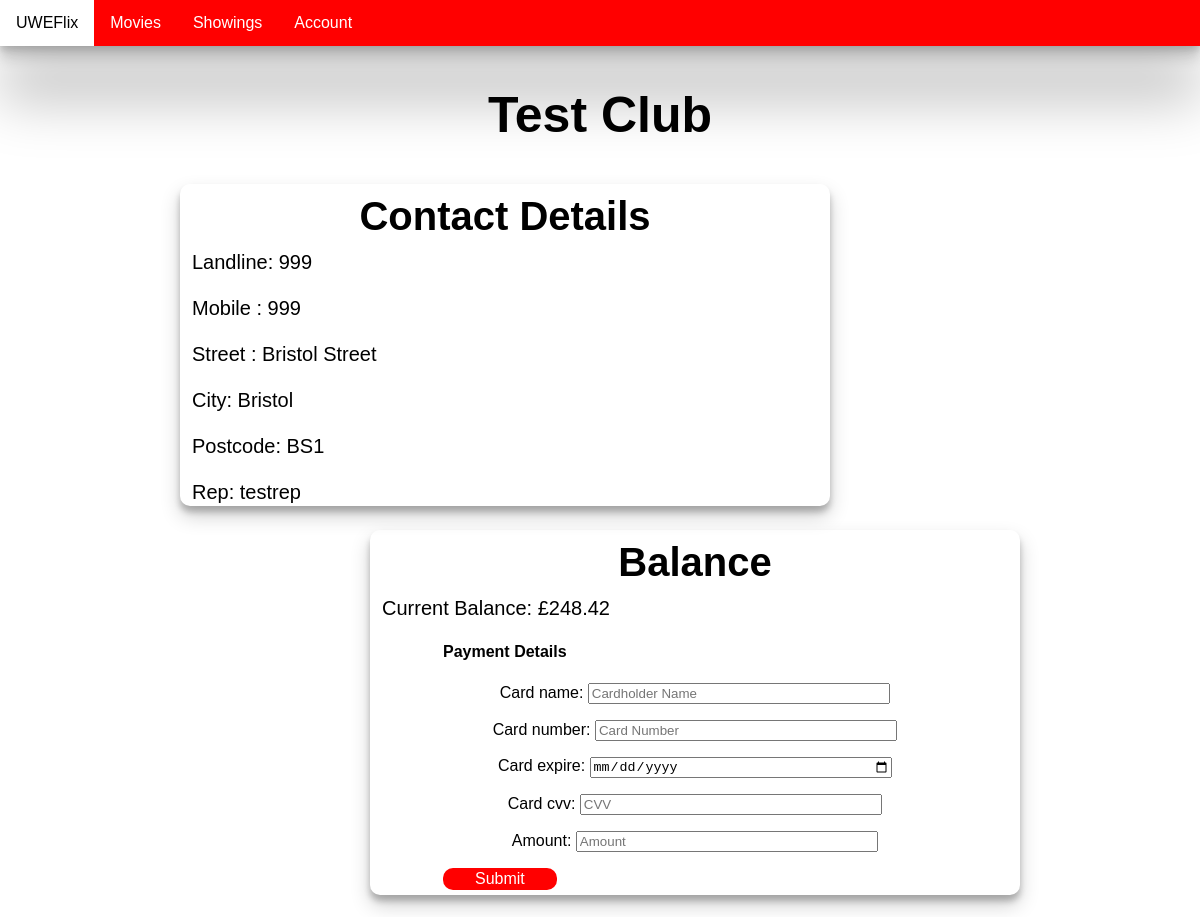
The page /my_club (signed in) on the database as committed earlier.
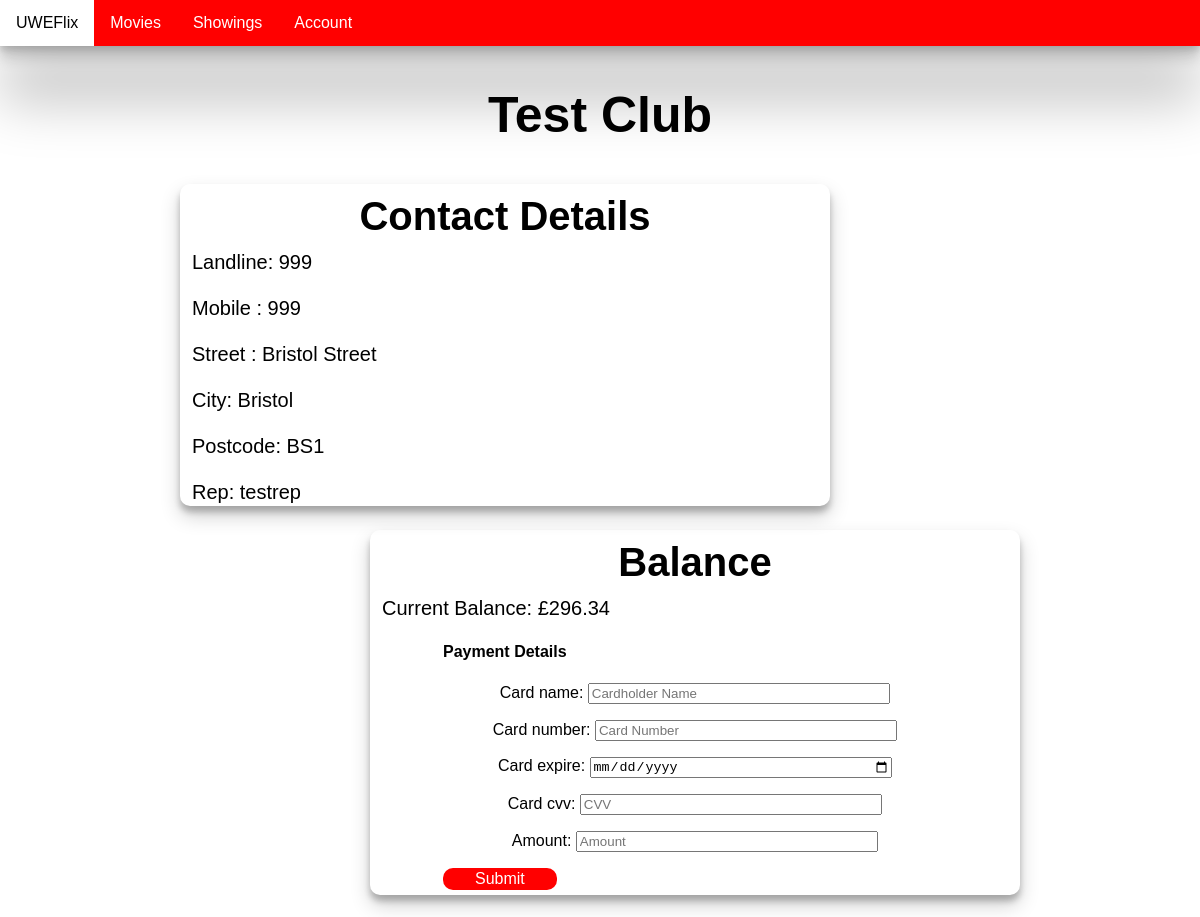
The same page on the database as committed later.
### UWEflix_Website/models.py (models this page shows, shortened)
class Club(models.Model):
    club_name = models.CharField(max_length=200)
    landline = models.CharField(max_length=20, blank=True)
    mobile = models.CharField(max_length=20, blank=True)
    street_number = models.CharField(max_length=50, blank=True)
    street = models.CharField(max_length=200, blank=True)
    city = models.CharField(max_length=200 , blank=True)
    post_code = models.CharField(max_length=20, blank=True)
    club_rep = models.ForeignKey(User, on_delete=models.CASCADE)
    account_balance = models.DecimalField(
            max_digits = 8, decimal_places = 2,
            validators=[MinValueValidator(limit_value=0)],
            blank=True, null=True)

### UWEflix_Website/decorators.py (the view)
        @user_passes_test(lambda user:
                          user.groups.filter(name=group_name).exists(),
                          login_url='login')
        def wrapper(request, *args, **kwargs):
            return view_func(request, *args, **kwargs)

### UWEflix_Website/forms.py
class ClubPaymentForm(forms.Form):
    card_name = forms.CharField(max_length=50)
    card_number = forms.CharField(max_length=16)
    card_expire = forms.DateField(widget=DateInput(attrs={'type': 'date'}))
    card_cvv = forms.CharField(max_length=3)
    amount = forms.IntegerField()
    def __init__(self, *args, **kwargs):
        super (ClubPaymentForm, self).__init__(*args, **kwargs)
        for field_name, field in self.fields.items():
            field.widget.attrs['class'] = 'payment-input'
        self.fields['card_name'].widget.attrs['placeholder'] = 'Cardholder Name'
        self.fields['card_number'].widget.attrs['placeholder'] = 'Card Number'
        self.fields['card_expire'].widget.attrs['placeholder'] = 'Card Expiry'
        self.fields['card_cvv'].widget.attrs['placeholder'] = 'CVV'
        self.fields['amount'].widget.attrs['placeholder'] = 'Amount'

### UWEflix_Website/templates/my_club.html (shortened to what this page needs)
{% extends 'base.html' %}
{% block title %}
{{ club.club_name }}
{% endblock %}
{% block content %}
<div class="club">
  <div class="card-content">
    <div class="club-top">
      <strong>Contact Details</strong>
    </div>
    <div class="club-details">
      Landline: {{ club.landline }}
      <br/><br/>
      Mobile : {{ club.mobile }}
      <br/><br/>
      Street : {{ club.street }}
      <br/><br/>
      City: {{ club.city }}
      <br/><br/>
      Postcode: {{ club.post_code }}
      <br/><br/>
      Rep: {{ club.club_rep }}
    </div>
  </div>
</div>
<div class="balance">
  <div class="card-content">
    <div class="club-top">
      <strong>Balance</strong>
    </div>
    <div class="form">
      <div class="card-description">
        <div class="balance-amount">
          Current Balance: £{{ club.account_balance }}
        </div>
        <form method="post" action="{% url 'my-club' %}">
            <h4>Payment Details</h4>
            {{ payment_form.as_p}}
            <input type="submit" value="Submit" class="btn btn-dark card-button">
        </form>
  </div>
</div>
{% endblock %}

Rows that differ between the two databases and show on the page:
changed Club "Test Club": account_balance "248.42" → "296.34"
